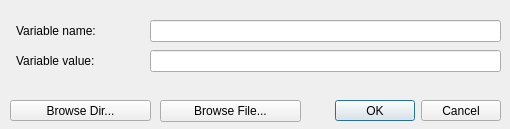
<?xml version="1.0" encoding="UTF-8"?>
<ui version="4.0">
 <class>UserEnvironmentVariableDialog</class>
 <widget class="QDialog" name="UserEnvironmentVariableDialog">
  <property name="geometry">
   <rect>
    <x>0</x>
    <y>0</y>
    <width>510</width>
    <height>129</height>
   </rect>
  </property>
  <property name="windowTitle">
   <string>Dialog</string>
  </property>
  <widget class="QDialogButtonBox" name="buttonBox">
   <property name="geometry">
    <rect>
     <x>310</x>
     <y>100</y>
     <width>191</width>
     <height>21</height>
    </rect>
   </property>
   <property name="orientation">
    <enum>Qt::Orientation::Horizontal</enum>
   </property>
   <property name="standardButtons">
    <set>QDialogButtonBox::StandardButton::Cancel|QDialogButtonBox::StandardButton::Ok</set>
   </property>
  </widget>
  <widget class="QPushButton" name="browseDirButton">
   <property name="geometry">
    <rect>
     <x>10</x>
     <y>100</y>
     <width>141</width>
     <height>21</height>
    </rect>
   </property>
   <property name="text">
    <string>Browse Dir...</string>
   </property>
  </widget>
  <widget class="QPushButton" name="browseFileButton">
   <property name="geometry">
    <rect>
     <x>160</x>
     <y>100</y>
     <width>141</width>
     <height>22</height>
    </rect>
   </property>
   <property name="text">
    <string>Browse File...</string>
   </property>
  </widget>
  <widget class="QLabel" name="nameLabel">
   <property name="geometry">
    <rect>
     <x>16</x>
     <y>20</y>
     <width>131</width>
     <height>21</height>
    </rect>
   </property>
   <property name="text">
    <string>Variable name:</string>
   </property>
  </widget>
  <widget class="QLabel" name="valueLabel">
   <property name="geometry">
    <rect>
     <x>16</x>
     <y>50</y>
     <width>131</width>
     <height>21</height>
    </rect>
   </property>
   <property name="text">
    <string>Variable value:</string>
   </property>
  </widget>
  <widget class="QLineEdit" name="nameLineEdit">
   <property name="geometry">
    <rect>
     <x>150</x>
     <y>20</y>
     <width>351</width>
     <height>22</height>
    </rect>
   </property>
  </widget>
  <widget class="QLineEdit" name="valueLineEdit">
   <property name="geometry">
    <rect>
     <x>150</x>
     <y>50</y>
     <width>351</width>
     <height>22</height>
    </rect>
   </property>
  </widget>
 </widget>
 <resources/>
 <connections>
  <connection>
   <sender>buttonBox</sender>
   <signal>accepted()</signal>
   <receiver>UserEnvironmentVariableDialog</receiver>
   <slot>accept()</slot>
   <hints>
    <hint type="sourcelabel">
     <x>248</x>
     <y>254</y>
    </hint>
    <hint type="destinationlabel">
     <x>157</x>
     <y>274</y>
    </hint>
   </hints>
  </connection>
  <connection>
   <sender>buttonBox</sender>
   <signal>rejected()</signal>
   <receiver>UserEnvironmentVariableDialog</receiver>
   <slot>reject()</slot>
   <hints>
    <hint type="sourcelabel">
     <x>316</x>
     <y>260</y>
    </hint>
    <hint type="destinationlabel">
     <x>286</x>
     <y>274</y>
    </hint>
   </hints>
  </connection>
 </connections>
</ui>
